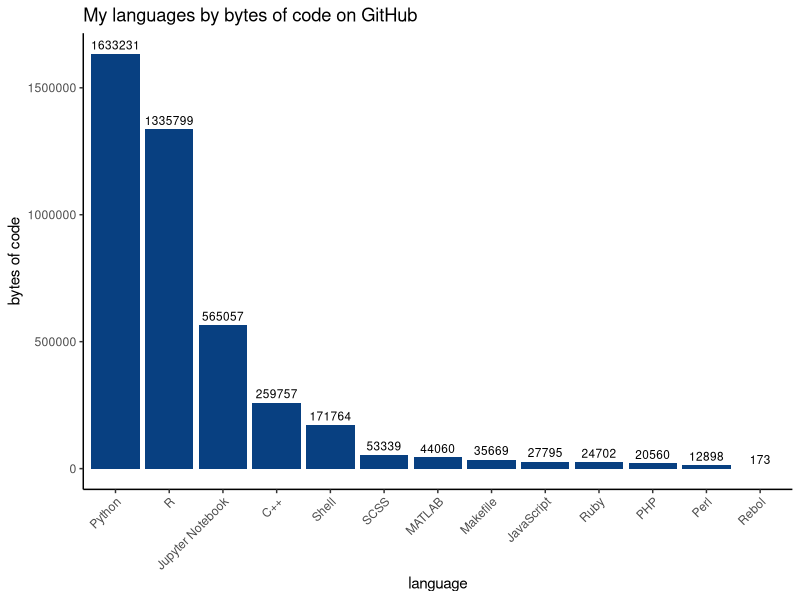
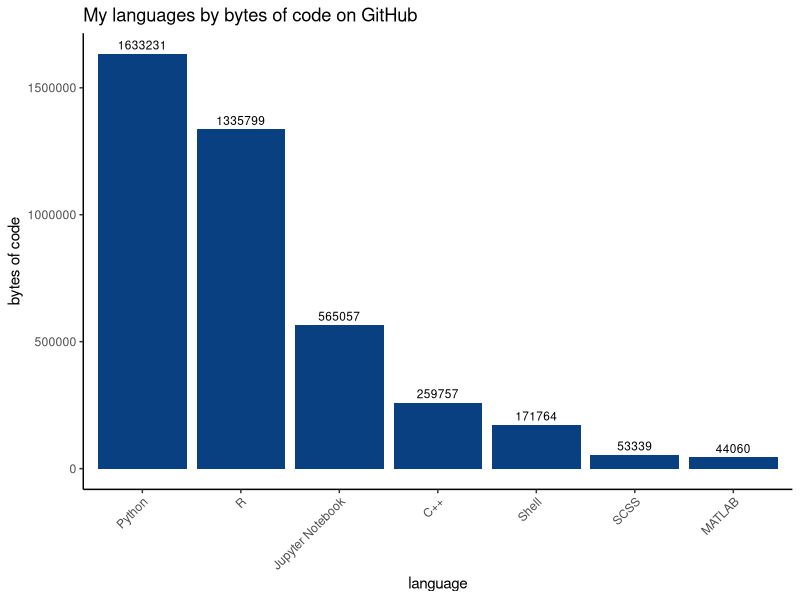
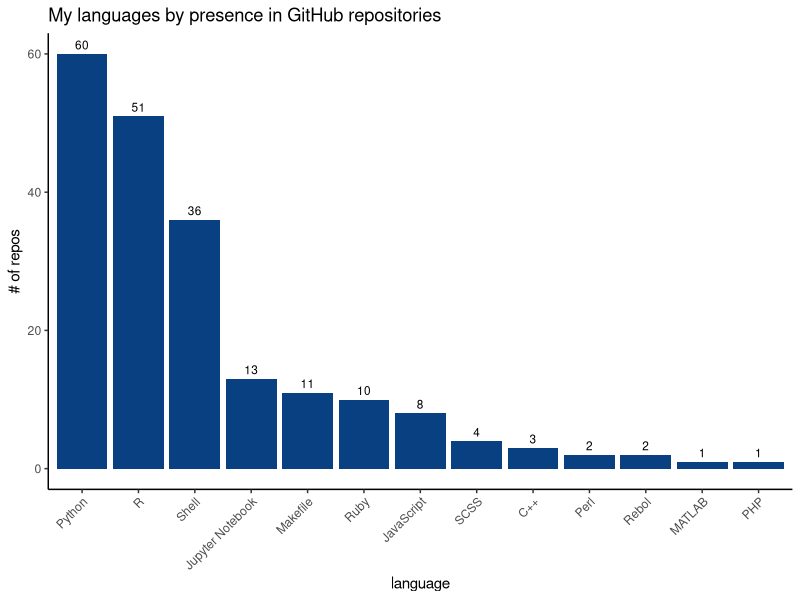

Write R code to recreate these figures, in order.

library(here)
library(RColorBrewer)
library(tidyverse)
theme_set(theme_classic())
update_geom_defaults("bar", list(fill = RColorBrewer::brewer.pal(n=9,name="GnBu")[9]))
theme_update(axis.text.x = element_text(angle = 45, hjust = 1))

data <- readr::read_csv(here::here("data", "repo_languages.csv")) %>%
    filter(!(language %in% c("HTML", "CSS", "TeX")))

plot_all_bytes <- data %>%
    group_by(language) %>%
    summarize(total_bytes=sum(language_repo_bytes)) %>%
    ggplot2::ggplot(aes(x=reorder(language, -total_bytes), y=total_bytes, label=total_bytes)) +
    geom_bar(stat="identity")+#, fill="#0868AC") +
    geom_text(aes(label=total_bytes), vjust=-0.5, size=3) +
    xlab("language") +
    ylab("bytes of code") +
    ggtitle("My languages by bytes of code on GitHub")
ggsave(here::here("figures", "language_all_bytes.svg"))

plot_bytes_7 <- data %>%
    group_by(language) %>%
    summarize(total_bytes=sum(language_repo_bytes)) %>%
    top_n(7, total_bytes) %>%
    ggplot2::ggplot(aes(x=reorder(language, -total_bytes), y=total_bytes, label=total_bytes)) +
    geom_bar(stat="identity")+#, fill="#0868AC") +
    geom_text(aes(label=total_bytes), vjust=-0.5, size=3) +
    xlab("language") +
    ylab("bytes of code") +
    ggtitle("My languages by bytes of code on GitHub")
ggsave(here::here("figures", "language_all_bytes_n7.svg"))

plot_all_repos <- data %>%
    group_by(language) %>%
    summarize(repo_count=n()) %>%
    ggplot2::ggplot(aes(x=reorder(language, -repo_count), y=repo_count, label=repo_count)) +
    geom_bar(stat="identity")+#, fill="#0868AC") +
    geom_text(aes(label=repo_count), vjust=-0.5, size=3) +
    xlab("language") +
    ylab("# of repos") +
    ggtitle("My languages by presence in GitHub repositories")
ggsave(here::here("figures", "language_all_repos.svg"))
